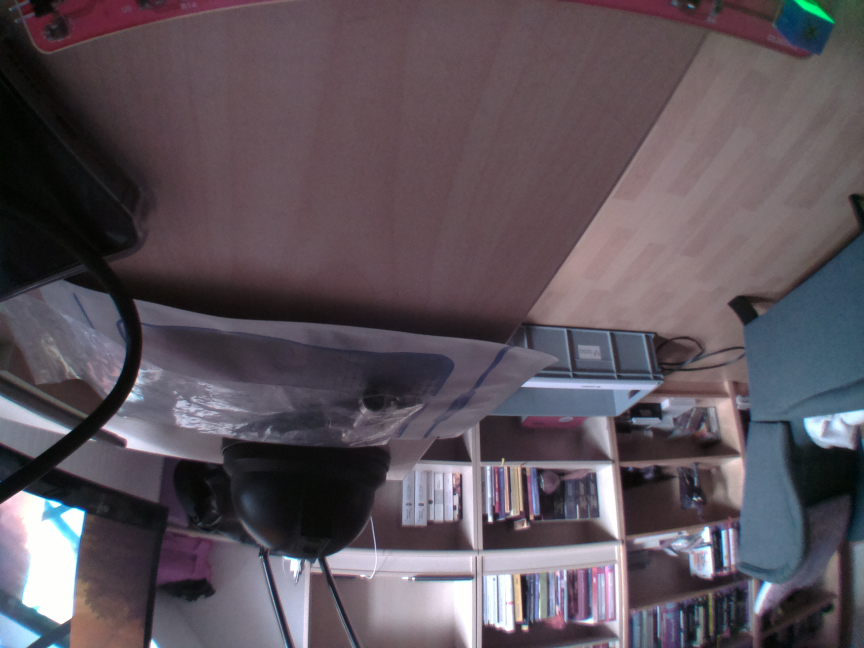
#> input picture project_phase_2_unser_code/test.jpg, 2592 x 1944 px, given in place of the camera (shown at 1/3 size)
$ python hsv_optimizer.py
#> lines starting #> are read from the running program, lines starting #| are printed output that depends on the picture; after the words box and inside, x2 and y2 are one past the last pixel; in counts of white or black regions, pixels touching at a corner belong together
import cv2
import sys
import numpy as np


def hsv_helper():
    def nothing(x):
        pass
    # Create a window
    window_id='Press q to quit'
    cv2.namedWindow(window_id)
    # create trackbars for color change
    cv2.createTrackbar('HMin',window_id,0,255,nothing) # Hue is from 0-179 for Opencv
#> slider 'HMin' is set to 51
    cv2.createTrackbar('SMin',window_id,0,255,nothing)
#> slider 'SMin' is set to 51
    cv2.createTrackbar('VMin',window_id,0,255,nothing)
#> slider 'VMin' is set to 51
    cv2.createTrackbar('HMax',window_id,0,255,nothing)
#> slider 'HMax' is set to 255
    cv2.createTrackbar('SMax',window_id,0,255,nothing)
#> slider 'SMax' is set to 255
    cv2.createTrackbar('VMax',window_id,0,255,nothing)
#> slider 'VMax' is set to 255
    # Set default value for MAX HSV trackbars.
    cv2.setTrackbarPos('HMax', window_id, 255)
    cv2.setTrackbarPos('SMax', window_id, 255)
    cv2.setTrackbarPos('VMax', window_id, 255)
    # Initialize to check if HSV min/max value changes
    hMin = sMin = vMin = hMax = sMax = vMax = 0


    cap = cv2.VideoCapture(0)
    while(1):
        ret, frame = cap.read()
#> frame is the input picture: shape (1944, 2592, 3); mean B, G, R 91, 83, 92.4
        height, width, _ = frame.shape
#> height = 1944; width = 2592
        img = cv2.resize(frame,(int(width*2/3), int(height*2/3)), interpolation = cv2.INTER_CUBIC) #  Größe des Optimizers
        # get current positions of all trackbars
        hMin = cv2.getTrackbarPos('HMin',window_id)
        sMin = cv2.getTrackbarPos('SMin',window_id)
        vMin = cv2.getTrackbarPos('VMin',window_id)
        hMax = cv2.getTrackbarPos('HMax',window_id)
        sMax = cv2.getTrackbarPos('SMax',window_id)
        vMax = cv2.getTrackbarPos('VMax',window_id)
        # Set minimum and max HSV values to display
        lower = np.array([hMin, sMin, vMin])
        upper = np.array([hMax, sMax, vMax])
        # Create HSV Image and threshold into a range.
        hsv = cv2.cvtColor(img, cv2.COLOR_BGR2HSV)
#> hsv: shape (1296, 1728, 3); mean H, S, V 131.8, 52.2, 99
        mask = cv2.inRange(hsv, lower, upper)
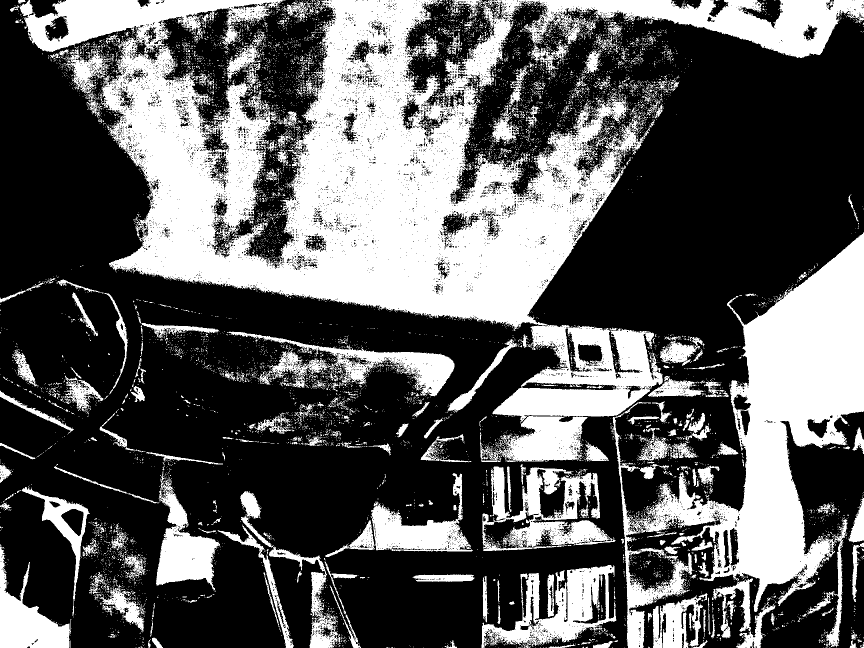
#> mask: shape (1296, 1728) (shown at 1/2 size); 36.4% white; 9436 white regions (9024 under 20 px), largest, box (x1, y1, x2, y2) and area: (39, 0, 1728, 924) 463775, (1224, 465, 1728, 1296) 136794, (964, 933, 1231, 1102) 19276
        output = cv2.bitwise_and(img,img, mask=mask)
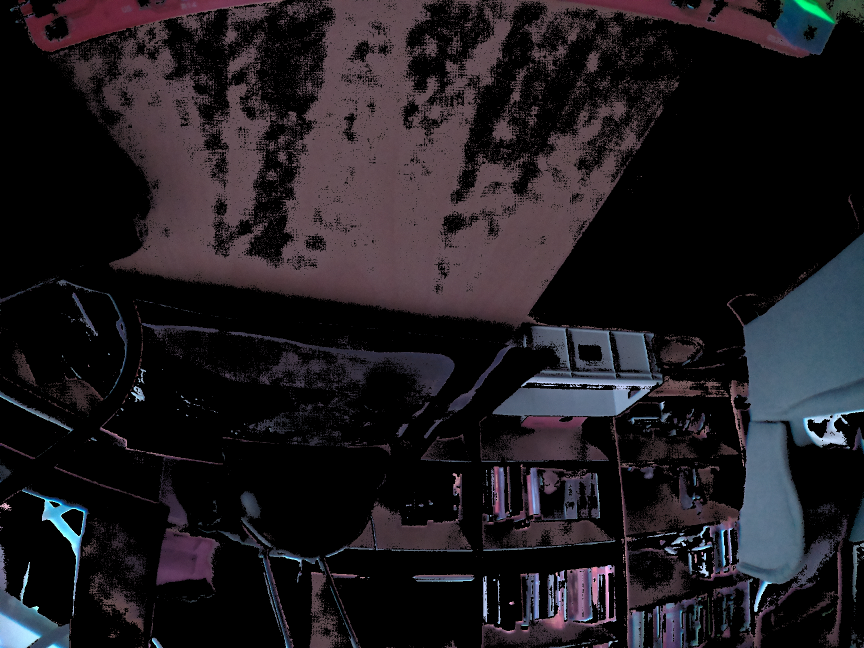
#> output: shape (1296, 1728, 3) (shown at 1/2 size); mean B, G, R 31.9, 27.6, 31.2
        cv2.imshow(window_id,output)
        if cv2.waitKey(30) == ord('q'):
#> (key q is pressed here)
            break
    cap.release()
    cv2.destroyAllWindows()


hsv_helper()
